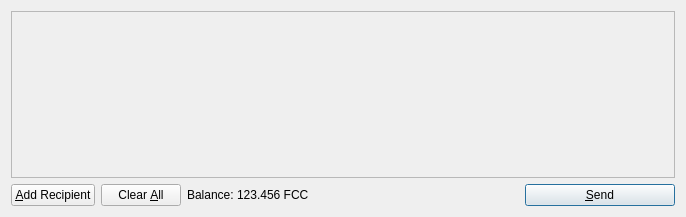
<?xml version="1.0" encoding="UTF-8"?>
<ui version="4.0">
 <class>SendCoinsDialog</class>
 <widget class="QDialog" name="SendCoinsDialog">
  <property name="geometry">
   <rect>
    <x>0</x>
    <y>0</y>
    <width>686</width>
    <height>217</height>
   </rect>
  </property>
  <property name="windowTitle">
   <string>Send Coins</string>
  </property>
  <layout class="QVBoxLayout" name="verticalLayout">
   <item>
    <widget class="QScrollArea" name="scrollArea">
     <property name="widgetResizable">
      <bool>true</bool>
     </property>
     <widget class="QWidget" name="scrollAreaWidgetContents">
      <property name="geometry">
       <rect>
        <x>0</x>
        <y>0</y>
        <width>666</width>
        <height>165</height>
       </rect>
      </property>
      <layout class="QVBoxLayout" name="verticalLayout_2">
       <property name="margin">
        <number>0</number>
       </property>
       <item>
        <layout class="QVBoxLayout" name="entries">
         <property name="spacing">
          <number>6</number>
         </property>
        </layout>
       </item>
       <item>
        <spacer name="verticalSpacer">
         <property name="orientation">
          <enum>Qt::Vertical</enum>
         </property>
         <property name="sizeHint" stdset="0">
          <size>
           <width>20</width>
           <height>40</height>
          </size>
         </property>
        </spacer>
       </item>
      </layout>
     </widget>
    </widget>
   </item>
   <item>
    <layout class="QHBoxLayout" name="horizontalLayout">
     <item>
      <widget class="QPushButton" name="addButton">
       <property name="toolTip">
        <string>Send to multiple recipients at once</string>
       </property>
       <property name="text">
        <string>&amp;Add Recipient</string>
       </property>
       <property name="icon">
        <iconset resource="../bitcoin.qrc">
         <normaloff>:/icons/add</normaloff>:/icons/add</iconset>
       </property>
       <property name="autoDefault">
        <bool>false</bool>
       </property>
      </widget>
     </item>
     <item>
      <widget class="QPushButton" name="clearButton">
       <property name="sizePolicy">
        <sizepolicy hsizetype="Minimum" vsizetype="Fixed">
         <horstretch>0</horstretch>
         <verstretch>0</verstretch>
        </sizepolicy>
       </property>
       <property name="toolTip">
        <string>Remove all transaction fields</string>
       </property>
       <property name="text">
        <string>Clear &amp;All</string>
       </property>
       <property name="icon">
        <iconset resource="../bitcoin.qrc">
         <normaloff>:/icons/remove</normaloff>:/icons/remove</iconset>
       </property>
       <property name="autoRepeatDelay">
        <number>300</number>
       </property>
       <property name="autoDefault">
        <bool>false</bool>
       </property>
      </widget>
     </item>
     <item>
      <layout class="QHBoxLayout" name="horizontalLayout_2">
       <property name="spacing">
        <number>3</number>
       </property>
       <item>
        <widget class="QLabel" name="label">
         <property name="text">
          <string>Balance:</string>
         </property>
        </widget>
       </item>
       <item>
        <widget class="QLabel" name="labelBalance">
         <property name="cursor">
          <cursorShape>IBeamCursor</cursorShape>
         </property>
         <property name="text">
          <string>123.456 FCC</string>
         </property>
         <property name="textInteractionFlags">
          <set>Qt::LinksAccessibleByMouse|Qt::TextSelectableByKeyboard|Qt::TextSelectableByMouse</set>
         </property>
        </widget>
       </item>
      </layout>
     </item>
     <item>
      <spacer name="horizontalSpacer">
       <property name="orientation">
        <enum>Qt::Horizontal</enum>
       </property>
       <property name="sizeHint" stdset="0">
        <size>
         <width>40</width>
         <height>20</height>
        </size>
       </property>
      </spacer>
     </item>
     <item>
      <widget class="QPushButton" name="sendButton">
       <property name="minimumSize">
        <size>
         <width>150</width>
         <height>0</height>
        </size>
       </property>
       <property name="toolTip">
        <string>Confirm the send action</string>
       </property>
       <property name="text">
        <string>&amp;Send</string>
       </property>
       <property name="icon">
        <iconset resource="../bitcoin.qrc">
         <normaloff>:/icons/send</normaloff>:/icons/send</iconset>
       </property>
       <property name="default">
        <bool>true</bool>
       </property>
      </widget>
     </item>
    </layout>
   </item>
  </layout>
 </widget>
 <resources>
  <include location="../bitcoin.qrc"/>
 </resources>
 <connections/>
</ui>
